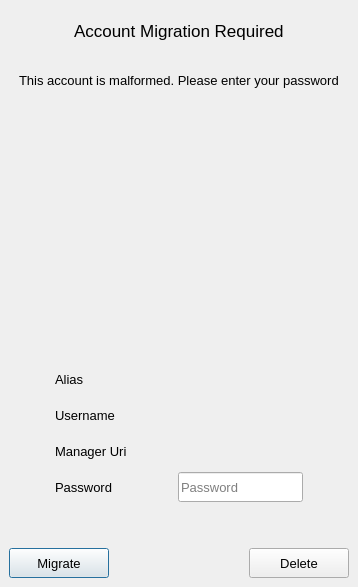
<?xml version="1.0" encoding="UTF-8"?>
<ui version="4.0">
 <class>AccountMigrationDialog</class>
 <widget class="QDialog" name="AccountMigrationDialog">
  <property name="windowModality">
   <enum>Qt::ApplicationModal</enum>
  </property>
  <property name="geometry">
   <rect>
    <x>0</x>
    <y>0</y>
    <width>358</width>
    <height>587</height>
   </rect>
  </property>
  <property name="windowTitle">
   <string>Account Migration</string>
  </property>
  <layout class="QVBoxLayout" name="verticalLayout_3">
   <property name="leftMargin">
    <number>0</number>
   </property>
   <property name="topMargin">
    <number>0</number>
   </property>
   <property name="rightMargin">
    <number>0</number>
   </property>
   <property name="bottomMargin">
    <number>0</number>
   </property>
   <item>
    <widget class="QStackedWidget" name="stackedWidget">
     <property name="currentIndex">
      <number>0</number>
     </property>
     <widget class="QWidget" name="accountMigrationPage">
      <layout class="QVBoxLayout" name="verticalLayout_4">
       <item>
        <layout class="QVBoxLayout" name="verticalLayout_2">
         <item>
          <layout class="QHBoxLayout" name="horizontalLayout_2">
           <item>
            <spacer name="horizontalSpacer_6">
             <property name="orientation">
              <enum>Qt::Horizontal</enum>
             </property>
             <property name="sizeHint" stdset="0">
              <size>
               <width>40</width>
               <height>20</height>
              </size>
             </property>
            </spacer>
           </item>
           <item>
            <widget class="QLabel" name="accountMigrationLabel">
             <property name="font">
              <font>
               <pointsize>13</pointsize>
               <weight>50</weight>
               <bold>false</bold>
              </font>
             </property>
             <property name="text">
              <string>Account Migration Required</string>
             </property>
            </widget>
           </item>
           <item>
            <spacer name="horizontalSpacer_7">
             <property name="orientation">
              <enum>Qt::Horizontal</enum>
             </property>
             <property name="sizeHint" stdset="0">
              <size>
               <width>40</width>
               <height>20</height>
              </size>
             </property>
            </spacer>
           </item>
          </layout>
         </item>
         <item>
          <layout class="QHBoxLayout" name="horizontalLayout_3">
           <item>
            <spacer name="horizontalSpacer_8">
             <property name="orientation">
              <enum>Qt::Horizontal</enum>
             </property>
             <property name="sizeHint" stdset="0">
              <size>
               <width>40</width>
               <height>20</height>
              </size>
             </property>
            </spacer>
           </item>
           <item>
            <widget class="QLabel" name="migrationReasonLabel">
             <property name="font">
              <font>
               <pointsize>10</pointsize>
              </font>
             </property>
             <property name="text">
              <string>This account is malformed. Please enter your password</string>
             </property>
            </widget>
           </item>
           <item>
            <spacer name="horizontalSpacer_9">
             <property name="orientation">
              <enum>Qt::Horizontal</enum>
             </property>
             <property name="sizeHint" stdset="0">
              <size>
               <width>40</width>
               <height>20</height>
              </size>
             </property>
            </spacer>
           </item>
          </layout>
         </item>
         <item>
          <spacer name="verticalSpacer_3">
           <property name="orientation">
            <enum>Qt::Vertical</enum>
           </property>
           <property name="sizeType">
            <enum>QSizePolicy::Fixed</enum>
           </property>
           <property name="sizeHint" stdset="0">
            <size>
             <width>20</width>
             <height>20</height>
            </size>
           </property>
          </spacer>
         </item>
         <item>
          <layout class="QVBoxLayout" name="verticalLayout">
           <item>
            <layout class="QHBoxLayout" name="horizontalLayout">
             <item>
              <spacer name="horizontalSpacer_4">
               <property name="orientation">
                <enum>Qt::Horizontal</enum>
               </property>
               <property name="sizeHint" stdset="0">
                <size>
                 <width>40</width>
                 <height>20</height>
                </size>
               </property>
              </spacer>
             </item>
             <item>
              <widget class="QLabel" name="avatarLabel">
               <property name="sizePolicy">
                <sizepolicy hsizetype="Fixed" vsizetype="Fixed">
                 <horstretch>0</horstretch>
                 <verstretch>0</verstretch>
                </sizepolicy>
               </property>
               <property name="minimumSize">
                <size>
                 <width>200</width>
                 <height>200</height>
                </size>
               </property>
               <property name="maximumSize">
                <size>
                 <width>200</width>
                 <height>200</height>
                </size>
               </property>
               <property name="text">
                <string/>
               </property>
              </widget>
             </item>
             <item>
              <spacer name="horizontalSpacer_5">
               <property name="orientation">
                <enum>Qt::Horizontal</enum>
               </property>
               <property name="sizeHint" stdset="0">
                <size>
                 <width>40</width>
                 <height>20</height>
                </size>
               </property>
              </spacer>
             </item>
            </layout>
           </item>
           <item>
            <spacer name="verticalSpacer">
             <property name="orientation">
              <enum>Qt::Vertical</enum>
             </property>
             <property name="sizeType">
              <enum>QSizePolicy::Fixed</enum>
             </property>
             <property name="sizeHint" stdset="0">
              <size>
               <width>20</width>
               <height>30</height>
              </size>
             </property>
            </spacer>
           </item>
           <item>
            <layout class="QGridLayout" name="gridLayout">
             <item row="3" column="2">
              <spacer name="horizontalSpacer_3">
               <property name="orientation">
                <enum>Qt::Horizontal</enum>
               </property>
               <property name="sizeHint" stdset="0">
                <size>
                 <width>40</width>
                 <height>20</height>
                </size>
               </property>
              </spacer>
             </item>
             <item row="1" column="3">
              <widget class="QLabel" name="usernameInputLabel">
               <property name="minimumSize">
                <size>
                 <width>0</width>
                 <height>30</height>
                </size>
               </property>
               <property name="font">
                <font>
                 <pointsize>10</pointsize>
                </font>
               </property>
               <property name="text">
                <string/>
               </property>
              </widget>
             </item>
             <item row="1" column="1">
              <widget class="QLabel" name="usernameLabel">
               <property name="font">
                <font>
                 <pointsize>10</pointsize>
                 <weight>50</weight>
                 <bold>false</bold>
                </font>
               </property>
               <property name="text">
                <string>Username</string>
               </property>
              </widget>
             </item>
             <item row="0" column="3">
              <widget class="QLabel" name="aliasInputLabel">
               <property name="minimumSize">
                <size>
                 <width>0</width>
                 <height>30</height>
                </size>
               </property>
               <property name="font">
                <font>
                 <pointsize>10</pointsize>
                </font>
               </property>
               <property name="text">
                <string/>
               </property>
              </widget>
             </item>
             <item row="3" column="3">
              <widget class="QLineEdit" name="passwordInputLineEdit">
               <property name="minimumSize">
                <size>
                 <width>0</width>
                 <height>30</height>
                </size>
               </property>
               <property name="font">
                <font>
                 <pointsize>10</pointsize>
                </font>
               </property>
               <property name="toolTip">
                <string>Password for this account</string>
               </property>
               <property name="echoMode">
                <enum>QLineEdit::PasswordEchoOnEdit</enum>
               </property>
               <property name="placeholderText">
                <string>Password</string>
               </property>
              </widget>
             </item>
             <item row="0" column="1">
              <widget class="QLabel" name="aliasLabel">
               <property name="font">
                <font>
                 <pointsize>10</pointsize>
                 <weight>50</weight>
                 <bold>false</bold>
                </font>
               </property>
               <property name="text">
                <string>Alias</string>
               </property>
              </widget>
             </item>
             <item row="2" column="3">
              <widget class="QLabel" name="managerUriInputLabel">
               <property name="minimumSize">
                <size>
                 <width>0</width>
                 <height>30</height>
                </size>
               </property>
               <property name="font">
                <font>
                 <pointsize>10</pointsize>
                </font>
               </property>
               <property name="text">
                <string/>
               </property>
              </widget>
             </item>
             <item row="2" column="1">
              <widget class="QLabel" name="managerUriLabel">
               <property name="font">
                <font>
                 <pointsize>10</pointsize>
                 <weight>50</weight>
                 <bold>false</bold>
                </font>
               </property>
               <property name="text">
                <string>Manager Uri</string>
               </property>
              </widget>
             </item>
             <item row="2" column="2">
              <spacer name="managerUriHorizontalSpacer">
               <property name="orientation">
                <enum>Qt::Horizontal</enum>
               </property>
               <property name="sizeHint" stdset="0">
                <size>
                 <width>40</width>
                 <height>20</height>
                </size>
               </property>
              </spacer>
             </item>
             <item row="3" column="1">
              <widget class="QLabel" name="passwordLabel">
               <property name="font">
                <font>
                 <pointsize>10</pointsize>
                 <weight>50</weight>
                 <bold>false</bold>
                </font>
               </property>
               <property name="text">
                <string>Password</string>
               </property>
              </widget>
             </item>
             <item row="0" column="2">
              <spacer name="aliasHorizontalSpacer">
               <property name="orientation">
                <enum>Qt::Horizontal</enum>
               </property>
               <property name="sizeHint" stdset="0">
                <size>
                 <width>40</width>
                 <height>20</height>
                </size>
               </property>
              </spacer>
             </item>
             <item row="1" column="2">
              <spacer name="usernameHorizontalSpacer">
               <property name="orientation">
                <enum>Qt::Horizontal</enum>
               </property>
               <property name="sizeHint" stdset="0">
                <size>
                 <width>40</width>
                 <height>20</height>
                </size>
               </property>
              </spacer>
             </item>
             <item row="3" column="0">
              <spacer name="horizontalSpacer_2">
               <property name="orientation">
                <enum>Qt::Horizontal</enum>
               </property>
               <property name="sizeHint" stdset="0">
                <size>
                 <width>40</width>
                 <height>20</height>
                </size>
               </property>
              </spacer>
             </item>
             <item row="3" column="4">
              <spacer name="horizontalSpacer_13">
               <property name="orientation">
                <enum>Qt::Horizontal</enum>
               </property>
               <property name="sizeHint" stdset="0">
                <size>
                 <width>40</width>
                 <height>20</height>
                </size>
               </property>
              </spacer>
             </item>
            </layout>
           </item>
          </layout>
         </item>
         <item>
          <spacer name="verticalSpacer_2">
           <property name="orientation">
            <enum>Qt::Vertical</enum>
           </property>
           <property name="sizeType">
            <enum>QSizePolicy::Fixed</enum>
           </property>
           <property name="sizeHint" stdset="0">
            <size>
             <width>20</width>
             <height>40</height>
            </size>
           </property>
          </spacer>
         </item>
         <item>
          <layout class="QHBoxLayout" name="horizontalLayout_4">
           <item>
            <widget class="QPushButton" name="migrationPushButton">
             <property name="minimumSize">
              <size>
               <width>100</width>
               <height>30</height>
              </size>
             </property>
             <property name="maximumSize">
              <size>
               <width>100</width>
               <height>30</height>
              </size>
             </property>
             <property name="font">
              <font>
               <pointsize>10</pointsize>
              </font>
             </property>
             <property name="toolTip">
              <string>Migrate your account</string>
             </property>
             <property name="text">
              <string>Migrate</string>
             </property>
            </widget>
           </item>
           <item>
            <spacer name="horizontalSpacer_10">
             <property name="orientation">
              <enum>Qt::Horizontal</enum>
             </property>
             <property name="sizeHint" stdset="0">
              <size>
               <width>40</width>
               <height>20</height>
              </size>
             </property>
            </spacer>
           </item>
           <item>
            <widget class="QPushButton" name="deleteAccountPushButton">
             <property name="minimumSize">
              <size>
               <width>100</width>
               <height>30</height>
              </size>
             </property>
             <property name="maximumSize">
              <size>
               <width>100</width>
               <height>30</height>
              </size>
             </property>
             <property name="font">
              <font>
               <pointsize>10</pointsize>
              </font>
             </property>
             <property name="toolTip">
              <string>Warning! This action will remove your account on this device</string>
             </property>
             <property name="text">
              <string>Delete</string>
             </property>
            </widget>
           </item>
          </layout>
         </item>
        </layout>
       </item>
      </layout>
     </widget>
     <widget class="QWidget" name="migrationWaitingPage">
      <layout class="QVBoxLayout" name="verticalLayout_5">
       <item>
        <spacer name="verticalSpacer_4">
         <property name="orientation">
          <enum>Qt::Vertical</enum>
         </property>
         <property name="sizeHint" stdset="0">
          <size>
           <width>20</width>
           <height>211</height>
          </size>
         </property>
        </spacer>
       </item>
       <item>
        <layout class="QHBoxLayout" name="horizontalLayout_5">
         <item>
          <spacer name="horizontalSpacer_11">
           <property name="orientation">
            <enum>Qt::Horizontal</enum>
           </property>
           <property name="sizeHint" stdset="0">
            <size>
             <width>40</width>
             <height>20</height>
            </size>
           </property>
          </spacer>
         </item>
         <item>
          <widget class="QLabel" name="spinnerLabel">
           <property name="text">
            <string/>
           </property>
           <property name="pixmap">
            <pixmap resource="../ressources.qrc">:/images/jami_eclipse_spinner.gif</pixmap>
           </property>
          </widget>
         </item>
         <item>
          <spacer name="horizontalSpacer_12">
           <property name="orientation">
            <enum>Qt::Horizontal</enum>
           </property>
           <property name="sizeHint" stdset="0">
            <size>
             <width>40</width>
             <height>20</height>
            </size>
           </property>
          </spacer>
         </item>
        </layout>
       </item>
       <item>
        <spacer name="verticalSpacer_11">
         <property name="orientation">
          <enum>Qt::Vertical</enum>
         </property>
         <property name="sizeHint" stdset="0">
          <size>
           <width>20</width>
           <height>211</height>
          </size>
         </property>
        </spacer>
       </item>
       <item>
        <widget class="QLabel" name="progressLabel">
         <property name="font">
          <font>
           <pointsize>11</pointsize>
          </font>
         </property>
         <property name="text">
          <string>Migrating your Jami account...</string>
         </property>
         <property name="alignment">
          <set>Qt::AlignCenter</set>
         </property>
        </widget>
       </item>
       <item>
        <spacer name="verticalSpacer_10">
         <property name="orientation">
          <enum>Qt::Vertical</enum>
         </property>
         <property name="sizeType">
          <enum>QSizePolicy::Minimum</enum>
         </property>
         <property name="sizeHint" stdset="0">
          <size>
           <width>20</width>
           <height>20</height>
          </size>
         </property>
        </spacer>
       </item>
      </layout>
     </widget>
    </widget>
   </item>
  </layout>
 </widget>
 <resources>
  <include location="../ressources.qrc"/>
 </resources>
 <connections/>
</ui>
